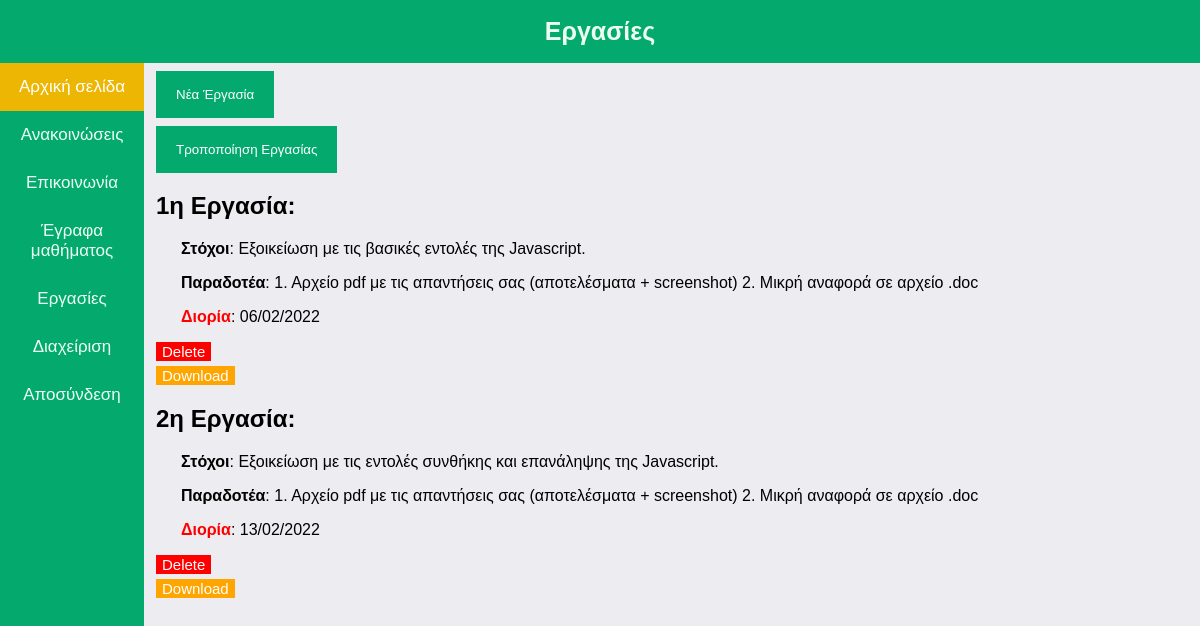
The app's page /LearnJS/homework.php (signed in) with its own data.
### tables this page shows
CREATE TABLE `assignments` (
  `ergID` int(11) NOT NULL,
  `targets` varchar(100) NOT NULL,
  `filePath` varchar(100) NOT NULL,
  `deliverables` varchar(100) NOT NULL,
  `deadline` varchar(100) NOT NULL
);

### LearnJS/homework.php (the view, shortened to what this page needs)
<!DOCTYPE html>
<html lang="en" dir="ltr">
  <head>
    <link rel="stylesheet" href="styles.css">
  </head>
  <body>
    <div class="header">
      <h1>Εργασίες</h1>
    </div>
  <?php
        include_once 'navBar.php';
        require_once 'assets/dbHandler.php';
  ?>
    <div class="box news">
      <button onclick="openForm()" id="open-button">Νέα Έργασία</button>
      <button onclick="openForm1()" id="open-button1">Τροποποίηση Εργασίας</button>
      <?php
        $sql = "SELECT * FROM assignments;";
        $result = mysqli_query($conn,$sql);
        while ($row = mysqli_fetch_assoc($result)) {
          echo "<h2>" . $row['ergID'] . "η Εργασία" .  ":</h2>"
          . "<p><strong>Στόχοι</strong>: " . $row['targets'] . "</p>"
          . "<p><strong>Παραδοτέα</strong>: " . $row['deliverables'] . "</p>"
          . "<p><strong style='color:red;'>Διορία</strong>: " . $row["deadline"]
          . "<form action='assets/homeworkAsset.php' method='post'><button id='delete' name='delete' type='delete' value='" . $row['ergID'] . "'>Delete</button></form>"
          . "<a href='" . $row['filePath'] . "' download='" . $row['targets'] . "'><button id='download' type='button'>Download</button></a>";
        }
      ?>
    </div>
  </body>
</html>

### LearnJS/styles.css (style rules this page uses)
body { background-color:#ececf1; margin: 0; height: 100%; font-family: Arial, Helvetica, sans-serif; }
.header { background-color: #04AA6D ; overflow: hidden; }
.header h1 { text-align: center; font-size: 25px; color: #ecfff1; }
.box { margin-left: 13%; margin-right:1%; }
.news { text-align: left; }
body a { text-decoration: none; color: #04AA6D; }
.news p { text-align: left; margin-left:25px; }
#open-button, #open-button1 { display: block; background-color: #04AA6D; color: white; padding: 16px 20px; margin: 8px 0; border: none; width: fit-content; cursor: pointer; }
#delete { background-color: red; color: white; border: none; cursor: pointer; width: fit-content; font-size: 15px; }
#download { background-color: orange; margin-top:5px; color: white; border: none; cursor: pointer; width: fit-content; font-size: 15px; }

### records on screen
assignments: ergID "1", targets "Εξοικείωση με τις βασικές εντολές της Javascript.", deliverables "1. Αρχείο pdf με τις απαντήσεις σας (αποτελέσματα + screenshot) 2. Μικρή αναφορά σε αρχείο .doc", deadline "06/02/2022"
assignments: ergID "2", targets "Εξοικείωση με τις εντολές συνθήκης και επανάληψης της Javascript.", deliverables "1. Αρχείο pdf με τις απαντήσεις σας (αποτελέσματα + screenshot) 2. Μικρή αναφορά σε αρχείο .doc", deadline "13/02/2022"
